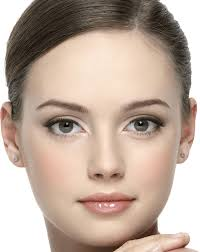
#> input picture LyndaOpenCv Exercises and Assignments/Chap4/face3.jpg, 200 x 252 px
$ python EyeDetectionHaarCascade.py
#> lines starting #> are read from the running program, lines starting #| are printed output that depends on the picture; after the words box and inside, x2 and y2 are one past the last pixel; in counts of white or black regions, pixels touching at a corner belong together
import numpy as np
from cv2 import cv2

img = cv2.imread("face3.jpg",1)
#> img is the input picture: shape (252, 200, 3); mean B, G, R 156.8, 170.3, 190.1
gray = cv2.cvtColor(img,cv2.COLOR_BGR2GRAY)
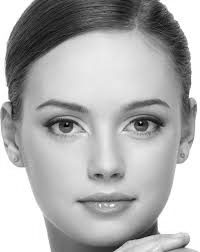
#> gray: shape (252, 200); min 1, max 255, mean 174.7

path="haarcascade_eye.xml"

eye_cascade = cv2.CascadeClassifier(path)
eyes = eye_cascade.detectMultiScale(gray,scaleFactor=1.04,minNeighbors=25,minSize = (15,15))
#> eyes = [[37, 101, 49, 49], [117, 99, 51, 51]]

for (x,y,w,h) in eyes:
    cv2.circle(img,(x+w//2,y+h//2),w/2,(0,255,0),2)
#> this loop made 2 passes
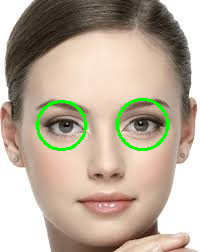
#> img: shape (252, 200, 3); 1.9% of pixels changed, all inside (x1, y1, x2, y2) = (36, 98, 169, 151)

cv2.imshow("Eye Detected",img)

cv2.waitKey(0)
cv2.destroyAllWindows()

$ run again, with LyndaOpenCv Exercises and Assignments/Chap4/faces.jpg copied over LyndaOpenCv Exercises and Assignments/Chap4/face3.jpg
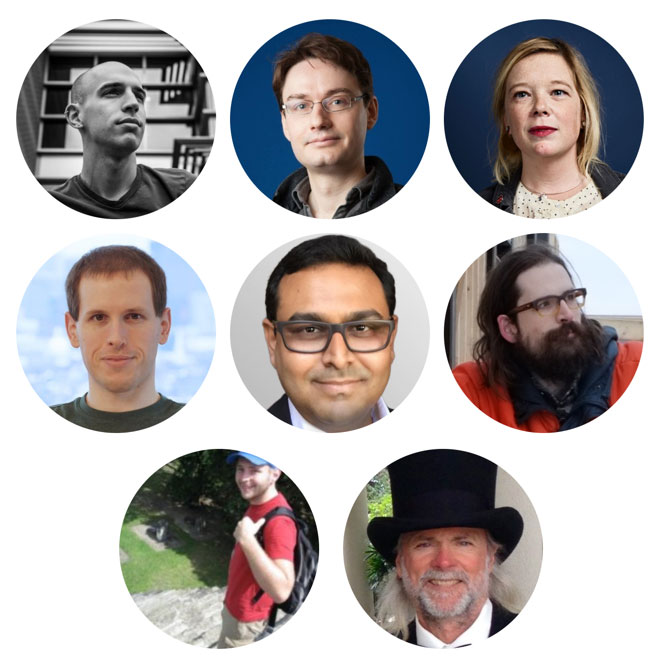
#> input picture LyndaOpenCv Exercises and Assignments/Chap4/faces.jpg, 670 x 669 px
#> img is the input picture: shape (669, 670, 3); mean B, G, R 173.3, 173.5, 178.5
#> `gray = cv2.cvtColor(img,cv2.COLOR_BGR2GRAY)`:
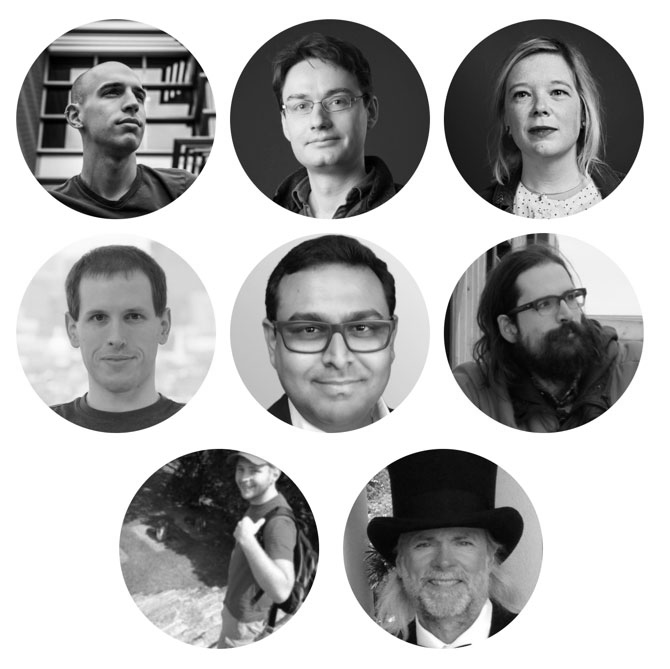
#> gray: shape (669, 670); min 0, max 255, mean 175
#> eyes = [[509, 83, 23, 23], [546, 81, 24, 24], [290, 94, 26, 26], [118, 302, 28, 28], [84, 303, 29, 29], [347, 314, 28, 28], [298, 318, 24, 24]]
#> the loop `for (x,y,w,h) in eyes:` made 7 passes
#> after the loop `for (x,y,w,h) in eyes:`:
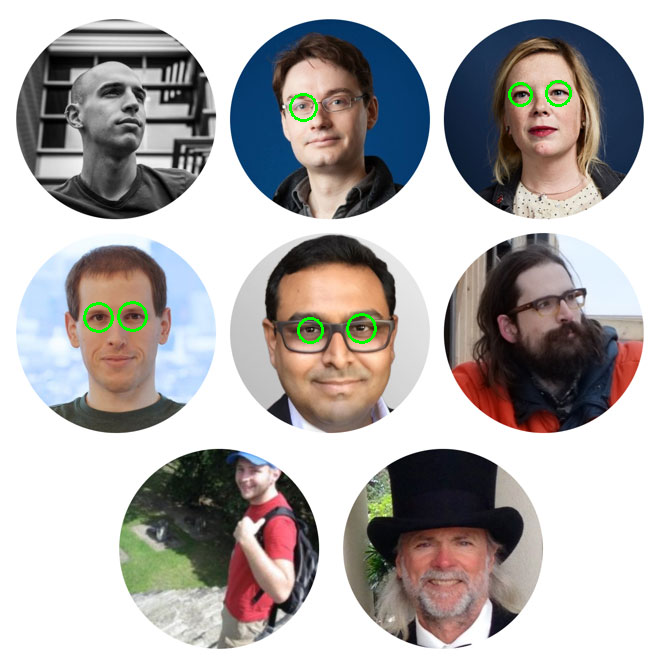
#> img: shape (669, 670, 3); 0.37% of pixels changed, all inside (x1, y1, x2, y2) = (83, 80, 572, 344)

$ run again, with LyndaOpenCv Exercises and Assignments/Chap4/template.jpg copied over LyndaOpenCv Exercises and Assignments/Chap4/face3.jpg
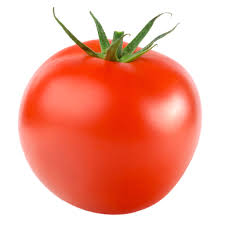
#> input picture LyndaOpenCv Exercises and Assignments/Chap4/template.jpg, 225 x 225 px
#> img is the input picture: shape (225, 225, 3); mean B, G, R 152.4, 168.6, 242.6
#> `gray = cv2.cvtColor(img,cv2.COLOR_BGR2GRAY)`:
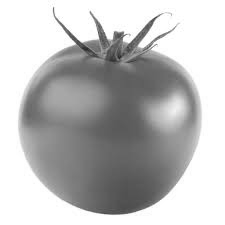
#> gray: shape (225, 225); min 39, max 255, mean 188.9
#> eyes = ()
